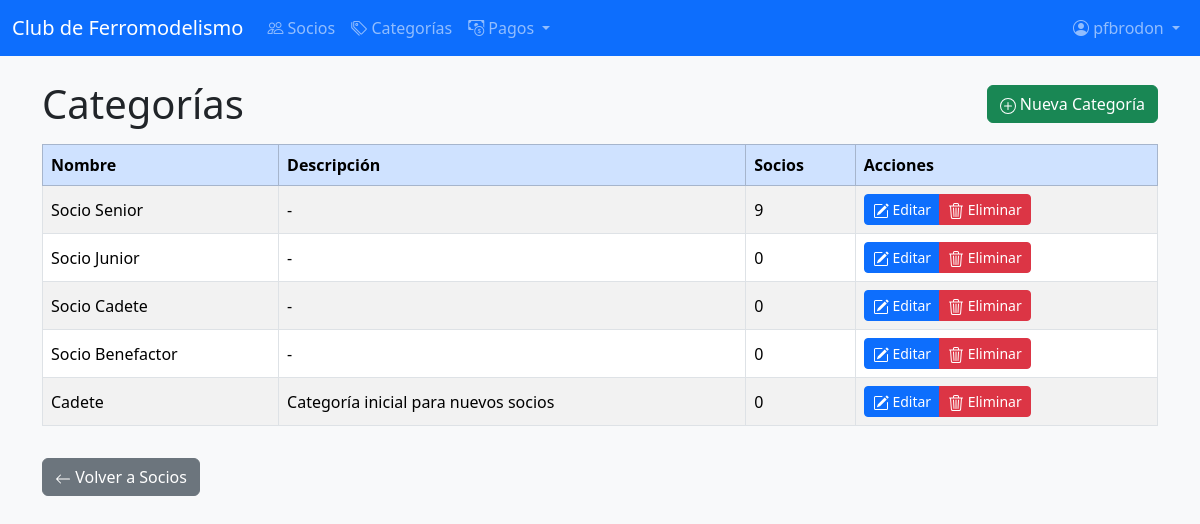
Screenshot of /socios/categorias/ (signed in) with the database file from the repository.
### socios/models.py (models this page shows, shortened)
class Categoria(models.Model):
    nombre = models.CharField(max_length=50, unique=True)
    descripcion = models.TextField(blank=True, null=True)
    class Meta:
        verbose_name = "Categoría"
        verbose_name_plural = "Categorías"

### socios/views.py (the view)
# urls.py: path('categorias/', CategoriaListView.as_view(), name='listar_categorias'),
class CategoriaListView(LoginRequiredMixin, EsAdministradorMixin, ListView):
    model = Categoria
    template_name = 'socios/categoria_list.html'
    context_object_name = 'categorias'
    login_url = 'socios:login'

### socios/views.py (called while the page is built)
    def test_func(self):
        if self.request.user.is_superuser:
            return True
        if hasattr(self.request.user, 'socio'):
            return self.request.user.socio.es_administrador
        return False

### socios/templates/socios/categoria_list.html (shortened to what this page needs)
{% extends 'base.html' %}
{% block content %}
<div class="d-flex justify-content-between align-items-center mb-3">
  <h1 class="mb-0">Categorías</h1>
  <a href="{% url 'socios:crear_categoria' %}" class="btn btn-success">
    Nueva Categoría
  </a>
</div>
<div class="table-responsive">
  <table class="table table-striped table-bordered align-middle">
      <thead class="table-primary">
          <tr>
              <th>Nombre</th>
              <th>Descripción</th>
              <th>Socios</th>
              <th>Acciones</th>
          </tr>
      </thead>
      <tbody>
      {% for categoria in categorias %}
          <tr>
              <td>{{ categoria.nombre }}</td>
              <td>{{ categoria.descripcion|default:"-" }}</td>
              <td>{{ categoria.socios.count }}</td>
              <td>
                  <div class="btn-group" role="group">
                      <a href="{% url 'socios:editar_categoria' categoria.pk %}" class="btn btn-sm btn-primary" title="Editar">
                          Editar
                      </a>
                      <a href="{% url 'socios:eliminar_categoria' categoria.pk %}" class="btn btn-sm btn-danger" title="Eliminar">
                          Eliminar
                      </a>
                  </div>
              </td>
          </tr>
      {% empty %}
          <tr><td colspan="4" class="text-center">No hay categorías registradas.</td></tr>
      {% endfor %}
      </tbody>
  </table>
</div>
<div class="mt-3">
  <a href="{% url 'socios:listar' %}" class="btn btn-secondary">
    <svg xmlns="http://www.w3.org/2000/svg" width="16" height="16" fill="currentColor" class="bi bi-arrow-left" viewBox="0 0 16 16">
      <path fill-rule="evenodd" d="M15 8a.5.5 0 0 0-.5-.5H2.707l3.147-3.146a.5.5 0 1 0-.708-.708l-4 4a.5.5 0 0 0 0 .708l4 4a.5.5 0 0 0 .708-.708L2.707 8.5H14.5A.5.5 0 0 0 15 8z"/>
    </svg>
    Volver a Socios
  </a>
</div>
{% endblock %}

### socios/templates/base.html (shortened to what this page needs)
<!DOCTYPE html>
<html lang="es">
<head>
        <link href="https://cdn.jsdelivr.net/npm/bootstrap@5.3.2/dist/css/bootstrap.min.css" rel="stylesheet">
        <link rel="stylesheet" href="https://cdn.jsdelivr.net/npm/bootstrap-icons@1.10.0/font/bootstrap-icons.css">
</head>
<body class="bg-light">
        <nav class="navbar navbar-expand-lg navbar-dark bg-primary mb-4">
            <div class="container-fluid">
                <a class="navbar-brand" href="/">Club de Ferromodelismo</a>
                <div class="collapse navbar-collapse" id="navbarNav">
                    <ul class="navbar-nav me-auto mb-2 mb-lg-0">
                        {% if user.is_authenticated %}
                            {% if user.is_superuser or user.socio.es_administrador %}
                                <li class="nav-item">
                                    <a class="nav-link" href="{% url 'socios:listar' %}">
                                        <i class="bi bi-people"></i> Socios
                                    </a>
                                </li>
                                <li class="nav-item">
                                    <a class="nav-link" href="{% url 'socios:listar_categorias' %}">
                                        <i class="bi bi-tags"></i> Categorías
                                    </a>
                                </li>
                                <li class="nav-item dropdown">
                                    <a class="nav-link dropdown-toggle" href="#" id="navbarDropdown" role="button" data-bs-toggle="dropdown" aria-expanded="false">
                                        <i class="bi bi-cash-coin"></i> Pagos
                                    </a>
                                </li>
                            {% else %}
                                <li class="nav-item">
                                    <a class="nav-link" href="{% url 'socios:mi_perfil' %}">
                                        <i class="bi bi-person-circle"></i> Mi Perfil
                                    </a>
                                </li>
                            {% endif %}
                        {% endif %}
                    </ul>
                    <ul class="navbar-nav ms-auto">
                        {% if user.is_authenticated %}
                            <li class="nav-item dropdown">
                                <a class="nav-link dropdown-toggle" href="#" id="userDropdown" role="button" data-bs-toggle="dropdown" aria-expanded="false">
                                    <i class="bi bi-person-circle"></i>
                                    {% if user.socio %}
                                        {{ user.socio.nombre }} {{ user.socio.apellido }}
                                    {% else %}
                                        {{ user.username }}
                                    {% endif %}
                                </a>
                            </li>
                        {% endif %}
                    </ul>
                </div>
            </div>
        </nav>
        <div class="container">
            {% block content %}{% endblock %}
        </div>
</body>
</html>

### rows the page displays
Categoria: nombre "Socio Senior", descripcion "-", socios.count "9"
Categoria: nombre "Socio Junior", descripcion "-", socios.count "0"
Categoria: nombre "Socio Cadete", descripcion "-", socios.count "0"
Categoria: nombre "Socio Benefactor", descripcion "-", socios.count "0"
Categoria: nombre "Cadete", descripcion "Categoría inicial para nuevos socios", socios.count "0"

### other values shown
{{ user.username }} "pfbrodon"
